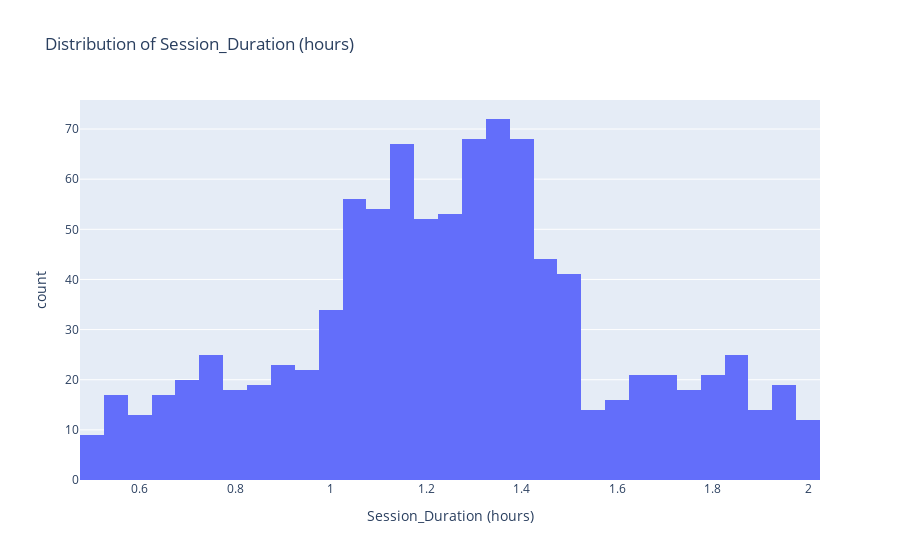

Notebook code for this chart:
### Code cell
fig4 = px.histogram(df, x='Session_Duration (hours)', 
                   title='Distribution of Session_Duration (hours)')
fig4.show()

### Figure 1 — Plotly figure (JSON) as saved in the notebook; plotly's stock layout.template omitted (floating-point values rounded to 4 significant figures; data arrays with more than 128 entries replaced by an {"elided": "..."} marker saying what was removed)
{"data": [{"alignmentgroup": "True", "bingroup": "x", "hovertemplate": "Session_Duration (hours)=%{x}<br>count=%{y}<extra></extra>", "legendgroup": "", "marker": {"color": "#636efa", "pattern": {"shape": ""}}, "name": "", "offsetgroup": "", "orientation": "v", "showlegend": false, "type": "histogram", "x": {"elided": "973 float values"}, "xaxis": "x", "yaxis": "y"}], "layout": {"autosize": true, "barmode": "relative", "legend": {"tracegroupgap": 0}, "title": {"text": "Distribution of Session_Duration (hours)"}, "xaxis": {"anchor": "y", "autorange": true, "domain": [0, 1], "range": [0.475, 2.025], "title": {"text": "Session_Duration (hours)"}, "type": "linear"}, "yaxis": {"anchor": "x", "autorange": true, "domain": [0, 1], "range": [0, 75.79], "title": {"text": "count"}}}}
